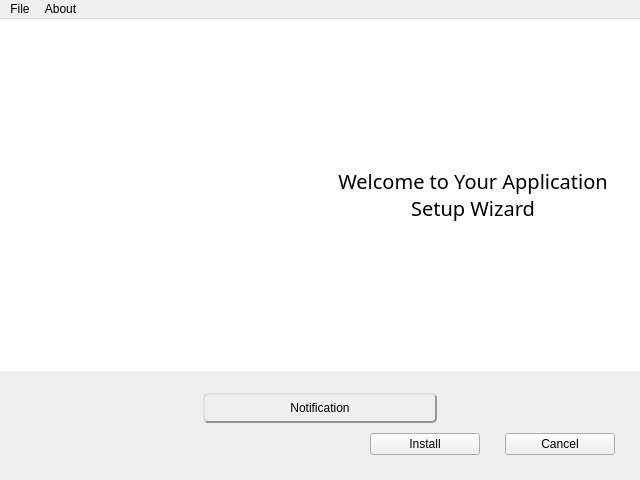
<?xml version="1.0" encoding="UTF-8"?>
<ui version="4.0">
 <class>MainWindow</class>
 <widget class="QMainWindow" name="MainWindow">
  <property name="geometry">
   <rect>
    <x>0</x>
    <y>0</y>
    <width>640</width>
    <height>480</height>
   </rect>
  </property>
  <property name="minimumSize">
   <size>
    <width>640</width>
    <height>480</height>
   </size>
  </property>
  <property name="windowTitle">
   <string>Your Application Setup</string>
  </property>
  <property name="styleSheet">
   <string notr="true"/>
  </property>
  <widget class="QWidget" name="centralwidget">
   <property name="styleSheet">
    <string notr="true">font: 10pt &quot;Segoe UI&quot;;</string>
   </property>
   <layout class="QVBoxLayout" name="verticalLayout_2">
    <property name="leftMargin">
     <number>0</number>
    </property>
    <property name="topMargin">
     <number>0</number>
    </property>
    <property name="rightMargin">
     <number>0</number>
    </property>
    <property name="bottomMargin">
     <number>0</number>
    </property>
    <item>
     <layout class="QVBoxLayout" name="verticalLayout">
      <property name="spacing">
       <number>10</number>
      </property>
      <property name="leftMargin">
       <number>0</number>
      </property>
      <property name="topMargin">
       <number>0</number>
      </property>
      <property name="rightMargin">
       <number>0</number>
      </property>
      <property name="bottomMargin">
       <number>0</number>
      </property>
      <item>
       <widget class="QWidget" name="horizontalWidget_2" native="true">
        <property name="styleSheet">
         <string notr="true">background-color: rgb(255, 255, 255);</string>
        </property>
        <layout class="QHBoxLayout" name="horizontalLayout_2">
         <property name="leftMargin">
          <number>11</number>
         </property>
         <property name="topMargin">
          <number>11</number>
         </property>
         <property name="rightMargin">
          <number>11</number>
         </property>
         <property name="bottomMargin">
          <number>11</number>
         </property>
         <item>
          <widget class="QLabel" name="label">
           <property name="minimumSize">
            <size>
             <width>300</width>
             <height>330</height>
            </size>
           </property>
           <property name="maximumSize">
            <size>
             <width>300</width>
             <height>350</height>
            </size>
           </property>
           <property name="text">
            <string/>
           </property>
           <property name="pixmap">
            <pixmap>img.jpg</pixmap>
           </property>
           <property name="scaledContents">
            <bool>true</bool>
           </property>
           <property name="wordWrap">
            <bool>false</bool>
           </property>
          </widget>
         </item>
         <item>
          <widget class="QLabel" name="label_2">
           <property name="font">
            <font>
             <family>Segoe UI Semibold</family>
             <pointsize>15</pointsize>
             <weight>7</weight>
             <italic>false</italic>
             <bold>false</bold>
            </font>
           </property>
           <property name="styleSheet">
            <string notr="true">font: 63 15pt &quot;Segoe UI Semibold&quot;;</string>
           </property>
           <property name="text">
            <string>Welcome to Your Application Setup Wizard</string>
           </property>
           <property name="textFormat">
            <enum>Qt::RichText</enum>
           </property>
           <property name="scaledContents">
            <bool>false</bool>
           </property>
           <property name="alignment">
            <set>Qt::AlignCenter</set>
           </property>
           <property name="wordWrap">
            <bool>true</bool>
           </property>
          </widget>
         </item>
        </layout>
       </widget>
      </item>
      <item>
       <spacer name="verticalSpacer">
        <property name="orientation">
         <enum>Qt::Vertical</enum>
        </property>
        <property name="sizeType">
         <enum>QSizePolicy::Expanding</enum>
        </property>
        <property name="sizeHint" stdset="0">
         <size>
          <width>20</width>
          <height>40</height>
         </size>
        </property>
       </spacer>
      </item>
      <item>
       <layout class="QHBoxLayout" name="horizontalLayout_4">
        <property name="leftMargin">
         <number>0</number>
        </property>
        <property name="topMargin">
         <number>0</number>
        </property>
        <item>
         <spacer name="horizontalSpacer_2">
          <property name="orientation">
           <enum>Qt::Horizontal</enum>
          </property>
          <property name="sizeHint" stdset="0">
           <size>
            <width>40</width>
            <height>20</height>
           </size>
          </property>
         </spacer>
        </item>
        <item>
         <widget class="QLabel" name="label_3">
          <property name="minimumSize">
           <size>
            <width>234</width>
            <height>30</height>
           </size>
          </property>
          <property name="styleSheet">
           <string notr="true">border-style: outset;
border-width: 2px;
border-color: rgb(149, 149, 149);
min-width: 10em;
border-radius: 5px;
</string>
          </property>
          <property name="text">
           <string>Notification</string>
          </property>
          <property name="alignment">
           <set>Qt::AlignCenter</set>
          </property>
         </widget>
        </item>
        <item>
         <spacer name="horizontalSpacer_3">
          <property name="orientation">
           <enum>Qt::Horizontal</enum>
          </property>
          <property name="sizeHint" stdset="0">
           <size>
            <width>40</width>
            <height>20</height>
           </size>
          </property>
         </spacer>
        </item>
       </layout>
      </item>
      <item>
       <layout class="QHBoxLayout" name="horizontalLayout">
        <property name="spacing">
         <number>25</number>
        </property>
        <property name="sizeConstraint">
         <enum>QLayout::SetNoConstraint</enum>
        </property>
        <property name="rightMargin">
         <number>25</number>
        </property>
        <property name="bottomMargin">
         <number>25</number>
        </property>
        <item>
         <spacer name="horizontalSpacer">
          <property name="orientation">
           <enum>Qt::Horizontal</enum>
          </property>
          <property name="sizeHint" stdset="0">
           <size>
            <width>40</width>
            <height>20</height>
           </size>
          </property>
         </spacer>
        </item>
        <item>
         <widget class="QPushButton" name="pushButton">
          <property name="minimumSize">
           <size>
            <width>110</width>
            <height>0</height>
           </size>
          </property>
          <property name="text">
           <string>Install</string>
          </property>
         </widget>
        </item>
        <item>
         <widget class="QPushButton" name="pushButton_2">
          <property name="minimumSize">
           <size>
            <width>110</width>
            <height>0</height>
           </size>
          </property>
          <property name="text">
           <string>Cancel</string>
          </property>
         </widget>
        </item>
       </layout>
      </item>
     </layout>
    </item>
   </layout>
  </widget>
  <widget class="QMenuBar" name="menubar">
   <property name="geometry">
    <rect>
     <x>0</x>
     <y>0</y>
     <width>640</width>
     <height>26</height>
    </rect>
   </property>
   <widget class="QMenu" name="menuFile">
    <property name="title">
     <string>File</string>
    </property>
   </widget>
   <widget class="QMenu" name="menuAbout">
    <property name="title">
     <string>About</string>
    </property>
   </widget>
   <addaction name="menuFile"/>
   <addaction name="menuAbout"/>
  </widget>
 </widget>
 <resources/>
 <connections/>
</ui>
